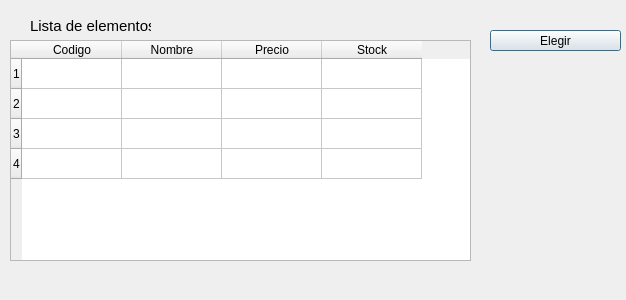
<?xml version="1.0" encoding="UTF-8"?>
<ui version="4.0">
 <class>Dialog</class>
 <widget class="QDialog" name="Dialog">
  <property name="geometry">
   <rect>
    <x>0</x>
    <y>0</y>
    <width>626</width>
    <height>300</height>
   </rect>
  </property>
  <property name="windowTitle">
   <string>Dialog</string>
  </property>
  <widget class="QTableWidget" name="tableWidget">
   <property name="geometry">
    <rect>
     <x>10</x>
     <y>40</y>
     <width>461</width>
     <height>221</height>
    </rect>
   </property>
   <property name="rowCount">
    <number>4</number>
   </property>
   <row/>
   <row/>
   <row/>
   <row/>
   <column>
    <property name="text">
     <string>Codigo</string>
    </property>
   </column>
   <column>
    <property name="text">
     <string>Nombre</string>
    </property>
   </column>
   <column>
    <property name="text">
     <string>Precio</string>
    </property>
   </column>
   <column>
    <property name="text">
     <string>Stock</string>
    </property>
   </column>
  </widget>
  <widget class="QLabel" name="label">
   <property name="geometry">
    <rect>
     <x>30</x>
     <y>10</y>
     <width>121</width>
     <height>31</height>
    </rect>
   </property>
   <property name="font">
    <font>
     <pointsize>11</pointsize>
    </font>
   </property>
   <property name="text">
    <string>Lista de elementos</string>
   </property>
  </widget>
  <widget class="QPushButton" name="pushButton">
   <property name="geometry">
    <rect>
     <x>490</x>
     <y>30</y>
     <width>131</width>
     <height>21</height>
    </rect>
   </property>
   <property name="text">
    <string>Elegir</string>
   </property>
  </widget>
 </widget>
 <resources/>
 <connections/>
</ui>
